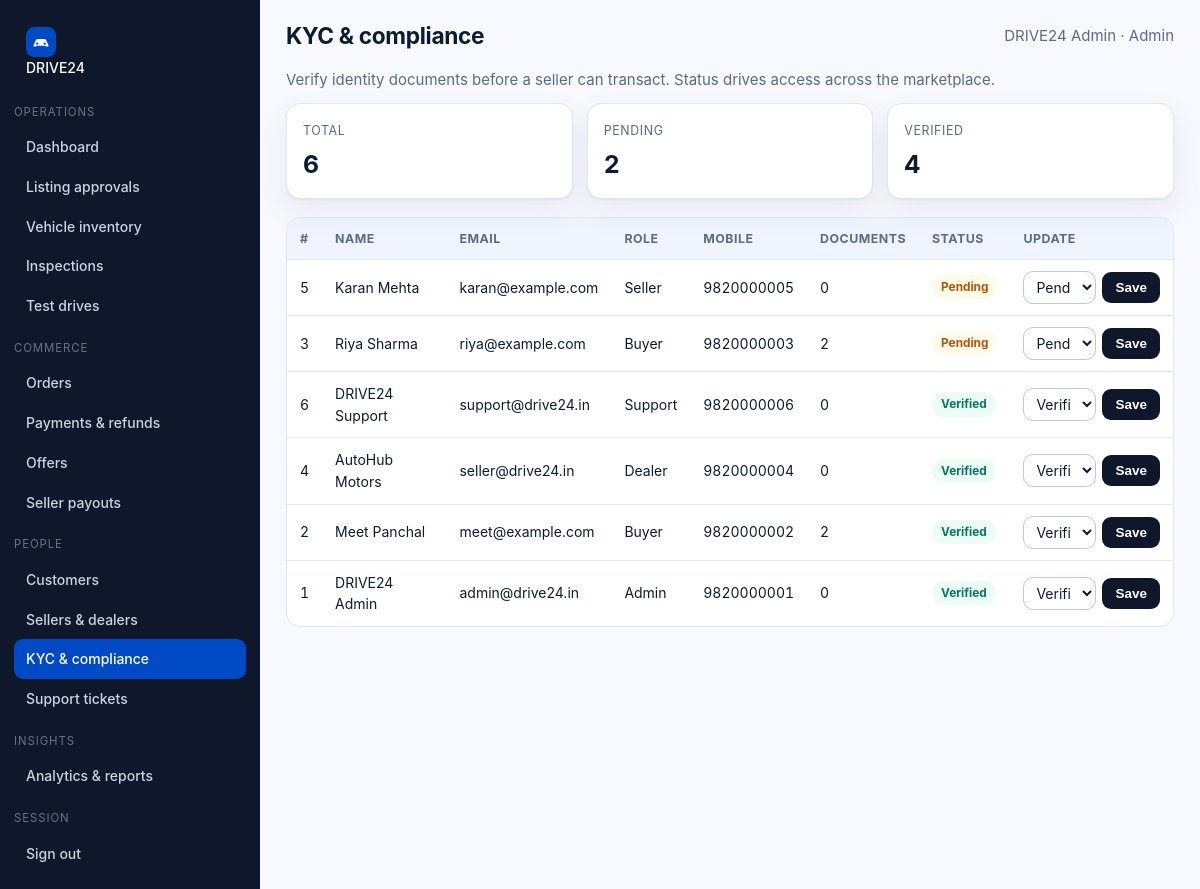
Page /admin/kyc.php (signed in) on the committed database.
### tables this page shows
CREATE TABLE users (
  id INT AUTO_INCREMENT PRIMARY KEY,
  name VARCHAR(120) NOT NULL,
  email VARCHAR(160) NOT NULL UNIQUE,
  mobile VARCHAR(20) DEFAULT NULL,
  password_hash VARCHAR(255) NOT NULL,
  role ENUM('buyer','seller','dealer','admin','support') NOT NULL DEFAULT 'buyer',
  city VARCHAR(80) DEFAULT NULL,
  company VARCHAR(120) DEFAULT NULL,
  kyc_status ENUM('pending','verified','rejected') NOT NULL DEFAULT 'pending',
  status ENUM('active','suspended') NOT NULL DEFAULT 'active',
  created_at TIMESTAMP DEFAULT CURRENT_TIMESTAMP
);

### includes/db.php (called while the page is built, shortened)
<?php
function config(?string $group = null): array
{
    static $config = null;
    if ($config === null) { $config = require __DIR__ . '/../config/config.php'; }
    return $group !== null ? ($config[$group] ?? []) : $config;
}
function db(): PDO
{
    static $pdo = null;
    if ($pdo instanceof PDO) { return $pdo; }
    $c = config('db');
    $dsn = "mysql:host={$c['host']};port={$c['port']};dbname={$c['name']};charset={$c['charset']}";
    $pdo = new PDO($dsn, $c['user'], $c['pass'], [
        PDO::ATTR_ERRMODE            => PDO::ERRMODE_EXCEPTION,
        PDO::ATTR_DEFAULT_FETCH_MODE => PDO::FETCH_ASSOC,
        PDO::ATTR_EMULATE_PREPARES   => false,
    ]);
    return $pdo;
}
function q(string $sql, array $params = []): PDOStatement
{
    $stmt = db()->prepare($sql);
    $stmt->execute($params);
    return $stmt;
}
function fetchAll(string $sql, array $params = []): array { return q($sql, $params)->fetchAll(); }
function fetchOne(string $sql, array $params = []): ?array
{
    $row = q($sql, $params)->fetch();
    return $row === false ? null : $row;
}

### admin/kyc.php (the view, shortened to what this page needs)
<?php
require_once __DIR__ . '/../includes/admin_layout.php';
$admin = requireLogin('admin');
$statusCol = 'kyc_status';
$allowed = ['pending', 'verified', 'rejected'];
$rows = fetchAll("SELECT u.*, (SELECT COUNT(*) FROM documents d WHERE d.user_id = u.id) AS docs FROM users u ORDER BY FIELD(u.kyc_status,'pending','rejected','verified'), u.id DESC");
$counts = [];
foreach ($rows as $r) { $k = (string) $r[$statusCol]; $counts[$k] = ($counts[$k] ?? 0) + 1; }
adminHeader('KYC & compliance', 'kyc');
?>
<p class="muted">Verify identity documents before a seller can transact. Status drives access across the marketplace.</p>
<div class="kpis">
  <div class="kpi"><small>Total</small><b class="num"><?= count($rows) ?></b></div>
  <?php foreach ($counts as $k => $n): ?><div class="kpi"><small><?= e(ucfirst(str_replace('_', ' ', $k))) ?></small><b class="num"><?= (int) $n ?></b></div><?php endforeach; ?>
</div>
<div class="table-wrap" style="margin-top:14px"><table class="data">
  <thead><tr><th>#</th><th>Name</th><th>Email</th><th>Role</th><th>Mobile</th><th>Documents</th><th>Status</th><th>Update</th></tr></thead>
  <tbody>
  <?php foreach ($rows as $r): ?>
    <tr>
      <td class="num"><?= e((string) ((int) $r['id'])) ?></td>
      <td><?= e((string) ((string) $r['name'])) ?></td>
      <td><?= e((string) ((string) $r['email'])) ?></td>
      <td><?= e((string) (ucfirst((string) $r['role']))) ?></td>
      <td class="num"><?= e((string) ((string) ($r['mobile'] ?? '-'))) ?></td>
      <td class="num"><?= e((string) ((int) $r['docs'])) ?></td>
      <td><?= statusBadge((string) $r[$statusCol]) ?></td>
      <td>
        <form method="post" style="display:flex;gap:6px;align-items:center">
          <select class="form-select" style="padding:6px 8px" name="status">
            <?php foreach ($allowed as $s): ?><option value="<?= e($s) ?>" <?= $r[$statusCol] === $s ? 'selected' : '' ?>><?= e(ucfirst(str_replace('_', ' ', $s))) ?></option><?php endforeach; ?>
          </select>
          <button class="btn btn-dark btn-sm" type="submit">Save</button>
        </form>
      </td>
    </tr>
  <?php endforeach; ?>
  </tbody></table></div>
<?php adminFooter(); ?>

### includes/admin_layout.php (shortened to what this page needs)
<?php
require_once __DIR__ . '/helpers.php';
function adminHeader(string $title, string $active = '', string $area = 'admin'): void
{
    $u = user();
    $adminMenu = [
        'Operations' => [
            'dashboard'   => ['Dashboard', 'admin/index.php'],
            'approvals'   => ['Listing approvals', 'admin/approvals.php'],
            'vehicles'    => ['Vehicle inventory', 'admin/vehicles.php'],
            'inspections' => ['Inspections', 'admin/inspections.php'],
            'testdrives'  => ['Test drives', 'admin/testdrives.php'],
        ],
        'Commerce' => [
            'orders'   => ['Orders', 'admin/orders.php'],
            'payments' => ['Payments &amp; refunds', 'admin/payments.php'],
            'offers'   => ['Offers', 'admin/offers.php'],
            'payouts'  => ['Seller payouts', 'admin/payouts.php'],
        ],
        'People' => [
            'customers' => ['Customers', 'admin/customers.php'],
            'sellers'   => ['Sellers &amp; dealers', 'admin/sellers.php'],
            'kyc'       => ['KYC &amp; compliance', 'admin/kyc.php'],
            'support'   => ['Support tickets', 'admin/support.php'],
        ],
        'Insights' => [
            'reports' => ['Analytics &amp; reports', 'admin/reports.php'],
        ],
    ];
    $sellerMenu = [
        'Seller portal' => [
            'dashboard'  => ['Dashboard', 'seller/dashboard.php'],
            'listings'   => ['My listings', 'seller/listings.php'],
            'offers'     => ['Offers', 'seller/offers.php'],
            'testdrives' => ['Test drives', 'seller/testdrives.php'],
            'payouts'    => ['Payouts', 'seller/payouts.php'],
        ],
        'Shortcuts' => [
            'new' => ['List a new car', 'sell.php'],
            'site' => ['Back to marketplace', 'index.php'],
        ],
    ];
    $menu = $area === 'admin' ? $adminMenu : $sellerMenu;
    ?><!DOCTYPE html>
<html lang="en">
<head>
<link rel="stylesheet" href="<?= e(base('assets/css/app.css')) ?>">
</head>
<body data-base="<?= e(rtrim(base(''), '/')) ?>" data-csrf="<?= e(csrfToken()) ?>">
<div class="admin-shell">
  <aside class="admin-side">
    <a class="brand" href="<?= e(base('index.php')) ?>"><img src="<?= e(base('assets/img/logo.svg')) ?>" alt="" width="30" height="30">DRIVE24</a>
    <?php foreach ($menu as $group => $items): ?>
      <div class="group"><?= e($group) ?></div>
      <?php foreach ($items as $key => $item): ?>
        <a class="<?= $active === $key ? 'active' : '' ?>" href="<?= e(base($item[1])) ?>"><?= $item[0] ?></a>
      <?php endforeach; ?>
    <?php endforeach; ?>
    <div class="group">Session</div>
    <a href="<?= e(base('logout.php')) ?>">Sign out</a>
  </aside>
  <section class="admin-main">
    <div class="admin-top">
      <h1><?= e($title) ?></h1>
      <div style="margin-left:auto" class="muted"><?= e($u['name'] ?? '') ?> &middot; <?= e(ucfirst((string) ($u['role'] ?? ''))) ?></div>
    </div>
<?php }
function adminFooter(): void
{
    ?>
  </section>
</div>
</body>
</html>
<?php }

### includes/helpers.php (shortened to what this page needs)
<?php
require_once __DIR__ . '/db.php';
function e(?string $value): string
{
    return htmlspecialchars((string) $value, ENT_QUOTES | ENT_SUBSTITUTE, 'UTF-8');
}
function base(string $path = ''): string
{
    $script = $_SERVER['SCRIPT_NAME'] ?? '/index.php';
    $dir = rtrim(str_replace('\\', '/', dirname($script)), '/');
    if (preg_match('#/(admin|seller|api)$#', $dir)) { $dir = rtrim(dirname($dir), '/'); }
    return ($dir === '' ? '' : $dir) . '/' . ltrim($path, '/');
}
function csrfToken(): string
{
    return $_SESSION['csrf'];
}
function user(): ?array
{
    static $cached = null;
    if ($cached !== null) { return $cached ?: null; }
    $id = $_SESSION['user_id'] ?? null;
    $row = fetchOne('SELECT id, name, email, mobile, role, city, kyc_status FROM users WHERE id = ? AND status = "active"', [$id]);
    $cached = $row ?: false;
    return $cached ?: null;
}
function requireLogin(?string $area = null): array
{
    $u = user();
    return $u;
}
function statusBadge(?string $status): string
{
    $status = (string) $status;
    $map = [
        'active' => 'ok', 'approved' => 'ok', 'paid' => 'ok', 'delivered' => 'ok', 'verified' => 'ok',
        'completed' => 'ok', 'accepted' => 'ok', 'sold' => 'ok',
        'pending' => 'warn', 'processing' => 'warn', 'scheduled' => 'warn', 'requested' => 'warn',
        'in_transit' => 'warn', 'countered' => 'warn',
        'confirmed' => 'info', 'reserved' => 'info', 'draft' => 'info', 'open' => 'info', 'new' => 'info',
        'rejected' => 'bad', 'failed' => 'bad', 'cancelled' => 'bad', 'returned' => 'bad', 'suspended' => 'bad',
    ];
    return '<span class="badge ' . ($map[$status] ?? 'info') . '">' . e(ucwords(str_replace('_', ' ', $status))) . '</span>';
}

### assets/css/app.css (style rules this page uses)
:root { --primary:#004ac6; --primary-600:#2563eb; --primary-700:#1d4ed8; --navy:#0f172a; --navy-2:#1e293b; --sky:#38bdf8; --bg:#f8f9ff; --surface:#ffffff; --surface-low:#eff4ff; --ink:#0b1c30; --muted:#5b6b83; --line:#e2e8f0; --line-strong:#c3c6d7; --ok:#10b981; --ok-bg:#ecfdf5; --warn:#f59e0b; --warn-bg:#fffbeb; --bad:#ef4444; --bad-bg:#fef2f2; --info-bg:#eff6ff; --radius:14px; --shadow:0 1px 2px rgba(15,23,42,.06),0 12px 32px rgba(15,23,42,.07); }
* { box-sizing:border-box }
html { -webkit-text-size-adjust:100% }
body { margin:0;font-family:Inter,"Segoe UI",system-ui,-apple-system,Arial,sans-serif;background:var(--bg);color:var(--ink);line-height:1.55;font-size:15px }
h1,h2,h3,h4 { font-family:"Plus Jakarta Sans",Inter,system-ui,Arial,sans-serif;line-height:1.22;margin:0 0 8px;letter-spacing:-.015em }
h1 { font-size:2rem }
p { margin:0 0 12px }
a { color:var(--primary-700);text-decoration:none }
img { max-width:100%;display:block }
.num { font-variant-numeric:tabular-nums }
.muted { color:var(--muted) }
.brand { display:flex;align-items:center;gap:10px;font-weight:800;font-size:1.15rem;color:var(--navy) }
.btn { display:inline-flex;align-items:center;justify-content:center;gap:8px;border:1px solid transparent;border-radius:10px;padding:10px 16px;font-weight:650;font-size:14.5px;cursor:pointer;background:var(--surface-low);color:var(--navy);transition:.15s }
.btn-dark { background:var(--navy);color:#fff }
.btn-sm { padding:7px 12px;font-size:13.5px;border-radius:9px }
.form-control,.form-select,textarea.form-control { width:100%;padding:10px 12px;border:1px solid var(--line-strong);border-radius:10px;background:#fff;font:inherit;color:var(--ink) }
.badge { display:inline-block;padding:3px 9px;border-radius:999px;font-size:11.8px;font-weight:700 }
.badge.ok { background:var(--ok-bg);color:#047857 }
.badge.warn { background:var(--warn-bg);color:#b45309 }
.table-wrap { overflow:auto;background:#fff;border:1px solid var(--line);border-radius:var(--radius) }
table.data { width:100%;border-collapse:collapse;font-size:14px;min-width:640px }
table.data th { background:var(--surface-low);text-align:left;padding:11px 13px;font-size:12.4px;text-transform:uppercase;letter-spacing:.04em;color:var(--muted);border-bottom:1px solid var(--line) }
table.data td { padding:11px 13px;border-bottom:1px solid var(--line);vertical-align:middle }
table.data tr:last-child td { border-bottom:0 }
.admin-shell { display:grid;grid-template-columns:260px 1fr;min-height:100vh }
.admin-side { background:var(--navy);color:#cbd5e1;padding:18px 14px }
.admin-side .brand { color:#fff;margin-bottom:16px }
.admin-side .group { margin:14px 0 6px;font-size:11.4px;text-transform:uppercase;letter-spacing:.08em;color:#64748b }
.admin-side a { display:block;padding:9px 12px;border-radius:9px;color:#cbd5e1;font-size:14px;font-weight:550 }
.admin-side a.active { background:var(--primary);color:#fff }
.admin-main { padding:22px 26px;background:var(--bg) }
.admin-top { display:flex;align-items:center;gap:14px;margin-bottom:18px;flex-wrap:wrap }
.admin-top h1 { margin:0;font-size:1.42rem }
.kpis { display:grid;grid-template-columns:repeat(auto-fit,minmax(180px,1fr));gap:14px;margin-bottom:18px }
.kpi { background:#fff;border:1px solid var(--line);border-radius:var(--radius);padding:14px 16px;box-shadow:var(--shadow) }
.kpi small { color:var(--muted);font-size:12.4px;text-transform:uppercase;letter-spacing:.05em }
.kpi b { display:block;font-size:1.55rem;margin-top:4px }

### rows in the picture
users: name "DRIVE24 Admin", role "Admin", kyc_status "VERIFIED", n "4", id "1", email "admin@drive24.in", mobile "9820000001", docs "0", kyc_status "Verified", status "Verified"
users: id "5", name "Karan Mehta", email "karan@example.com", role "Seller", mobile "9820000005", docs "0", kyc_status "Pending", status "Pending"
users: id "3", name "Riya Sharma", email "riya@example.com", role "Buyer", mobile "9820000003", docs "2", kyc_status "Pending", status "Pending"
users: id "6", name "DRIVE24 Support", email "support@drive24.in", role "Support", mobile "9820000006", docs "0", kyc_status "Verified", status "Verified"
users: id "4", name "AutoHub Motors", email "seller@drive24.in", role "Dealer", mobile "9820000004", docs "0", kyc_status "Verified", status "Verified"
users: id "2", name "Meet Panchal", email "meet@example.com", role "Buyer", mobile "9820000002", docs "2", kyc_status "Verified", status "Verified"

### other values in the picture
$group "OPERATIONS"
$item[0] "Dashboard"
$item[0] "Listing approvals"
$item[0] "Vehicle inventory"
$item[0] "Inspections"
$item[0] "Test drives"
$group "COMMERCE"
$item[0] "Orders"
$item[0] "Payments & refunds"
$item[0] "Offers"
$item[0] "Seller payouts"
$group "PEOPLE"
$item[0] "Customers"
$item[0] "Sellers & dealers"
$item[0] "KYC & compliance"
